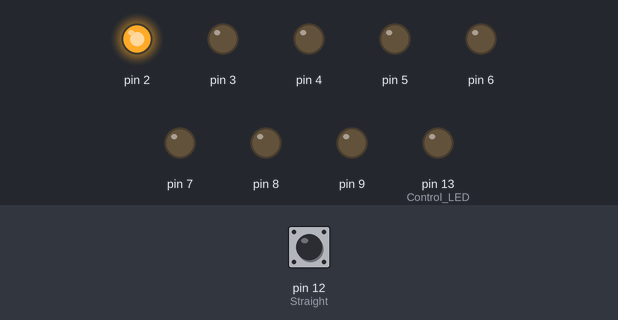
The sketch below on a simulated Arduino Uno, built with avr-gcc and run on an emulated ATmega328P. Parts: output pins drawn as LEDs (lit = HIGH). The test bench sets the inputs (shaded band); at power-on: pin 12 (Straight) HIGH.

Above: at 0.5 s.
At 2.6 s:
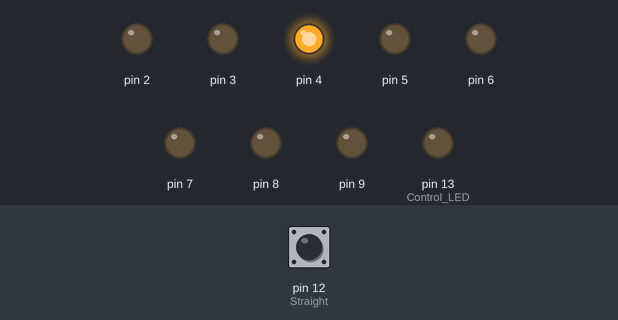
At 3.6 s:
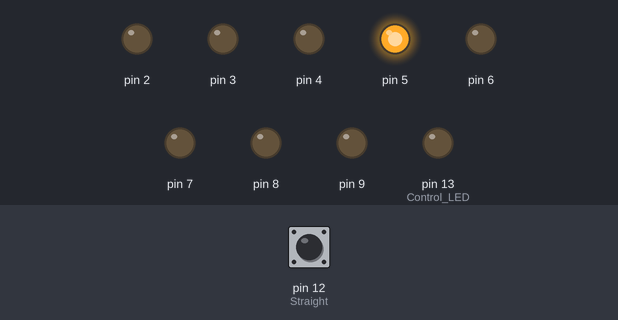
At 4.7 s:
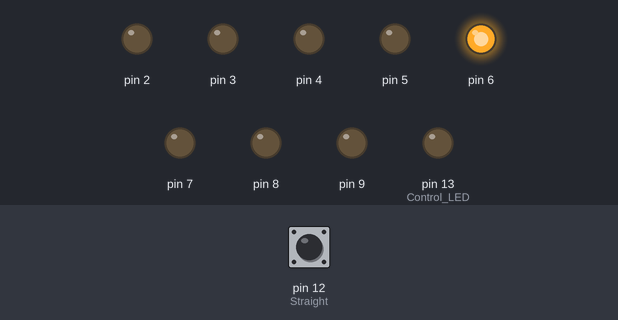
At 6.8 s:
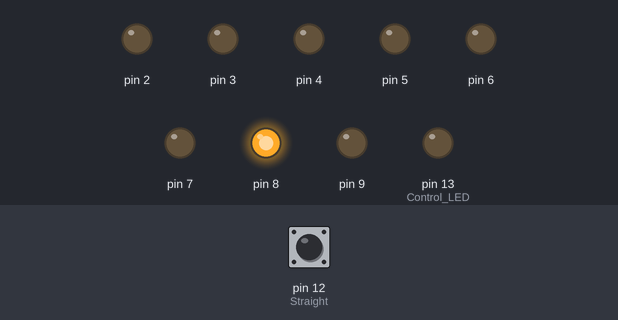
At 9.9 s:
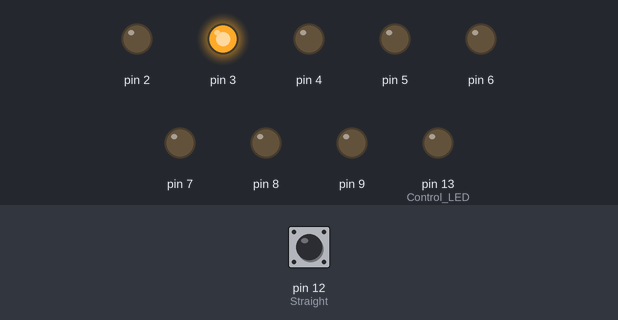
Timing chart, 0 to 10.9 s (numbered marks = the images above):
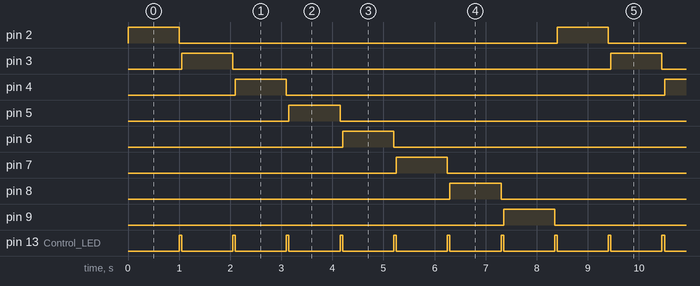

Measured:
- by itself, pin 2–9: alternates HIGH for 1.0 s and LOW for 7.4 s
- by itself, pin 13 (Control_LED): alternates HIGH for 0.05 s and LOW for 1.0 s
- by itself, everything shown: repeats every 8.4 s, in 16 steps

The sketch:

ProjeEternetKAbloTester.ino
```cpp
//#define VERBOSE

char straight[8] = {2, 3, 4, 5, 6, 7, 8, 9};
char cross[8] = {4, 7, 2, 5, 6, 3, 8, 9};

void setup() {
  pinMode(2, OUTPUT);
  pinMode(3, OUTPUT);
  pinMode(4, OUTPUT);
  pinMode(5, OUTPUT);
  pinMode(6, OUTPUT);
  pinMode(7, OUTPUT);
  pinMode(8, OUTPUT);
  pinMode(9, OUTPUT);
  pinMode(12, INPUT); // Straight (normal) cable or cross cable
  pinMode(13, OUTPUT); // Control LED
#ifdef VERBOSE
  Serial.begin(9600);
#endif
}

void loop() {
  if (digitalRead(12) == LOW) { // Cross cable
#ifdef VERBOSE
    Serial.println("Cross cable");
#endif
    for (char n = 0;n < 8;n++) {
#ifdef VERBOSE
      Serial.print(n+1, DEC);
      Serial.print(": line ");
      Serial.print(cross[n]-1, DEC);
      Serial.print(" (pin ");
      Serial.print(cross[n], DEC);
      Serial.println(")");
#endif
      PulseOut(cross[n], 1000);
      PulseOut(13, 50);
    }
  } else { // Straight (normal) cable
#ifdef VERBOSE
    Serial.println("Straight cable");
#endif
    for (char n = 0;n < 8;n++) {
 #ifdef VERBOSE
      Serial.print(n+1, DEC);
      Serial.print(": line ");
      Serial.print(straight[n]-1, DEC);
      Serial.print(" (pin ");
      Serial.print(straight[n], DEC);
      Serial.println(")");
#endif
      PulseOut(straight[n], 1000);
      PulseOut(13, 50);
    }
  }
}

void PulseOut(char pin, int ms)
{
  digitalWrite(pin, HIGH);
  delay(ms);
  digitalWrite(pin, LOW);
}
```
